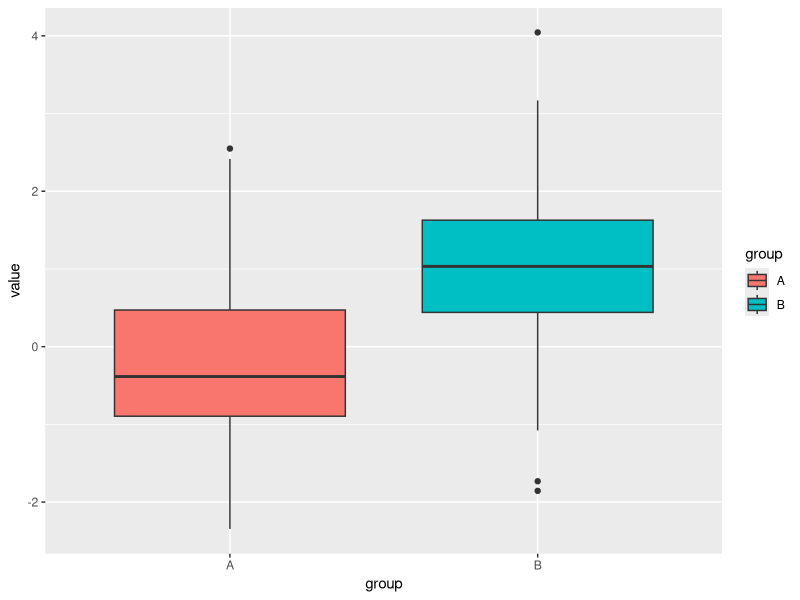
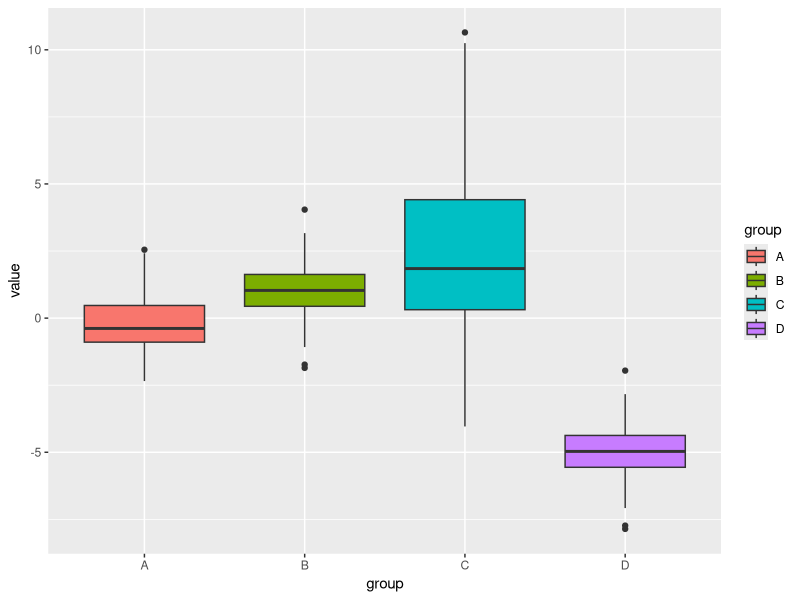
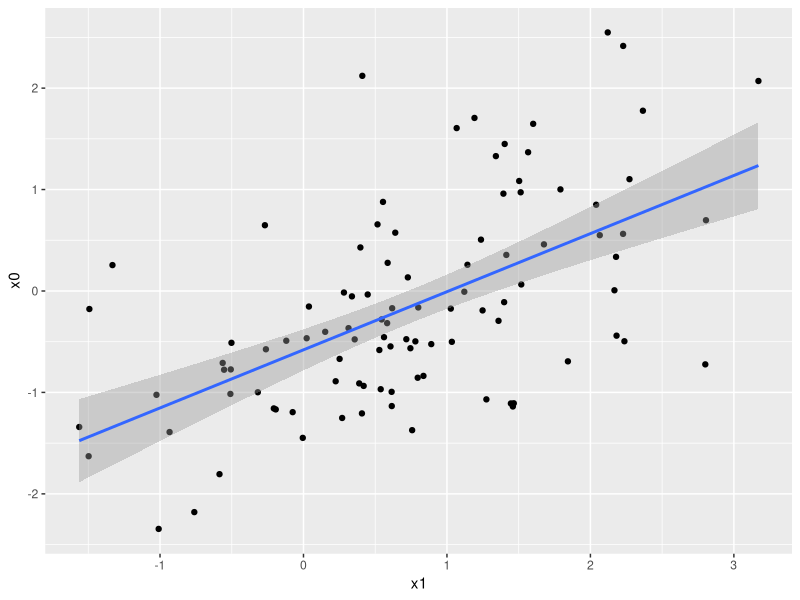
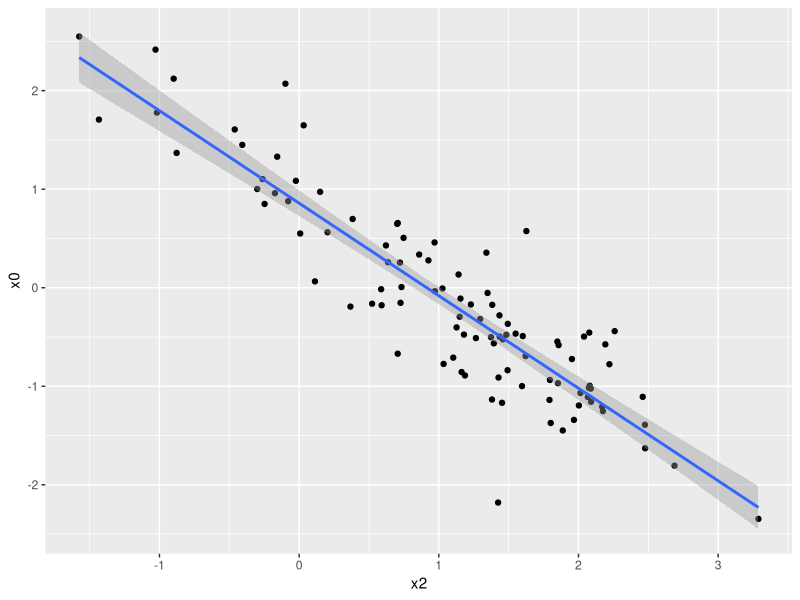
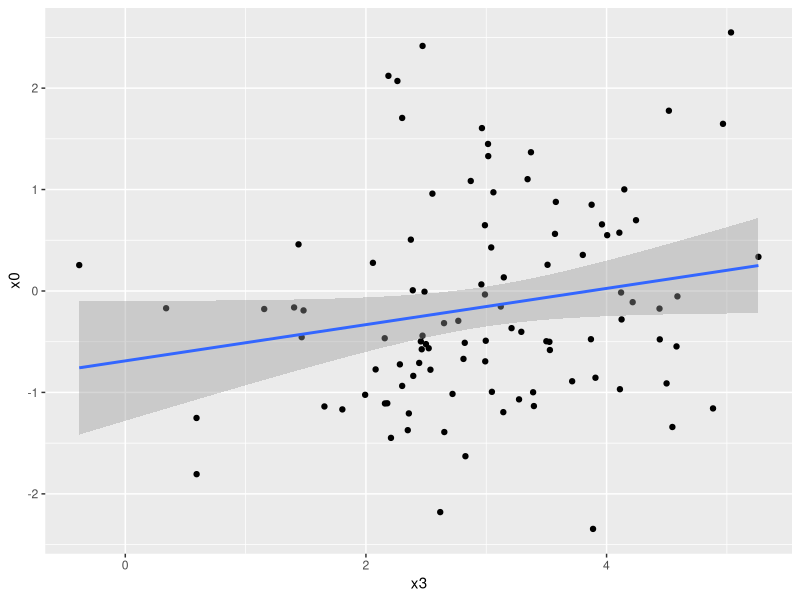
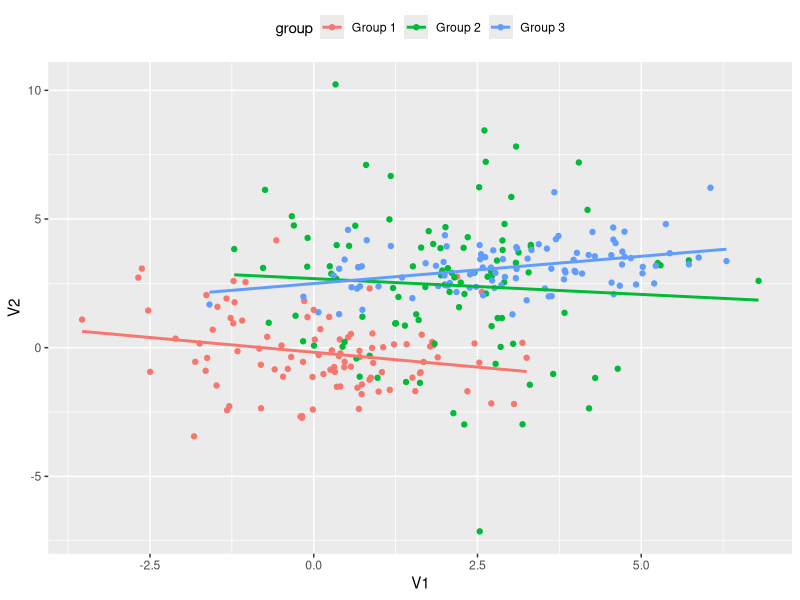
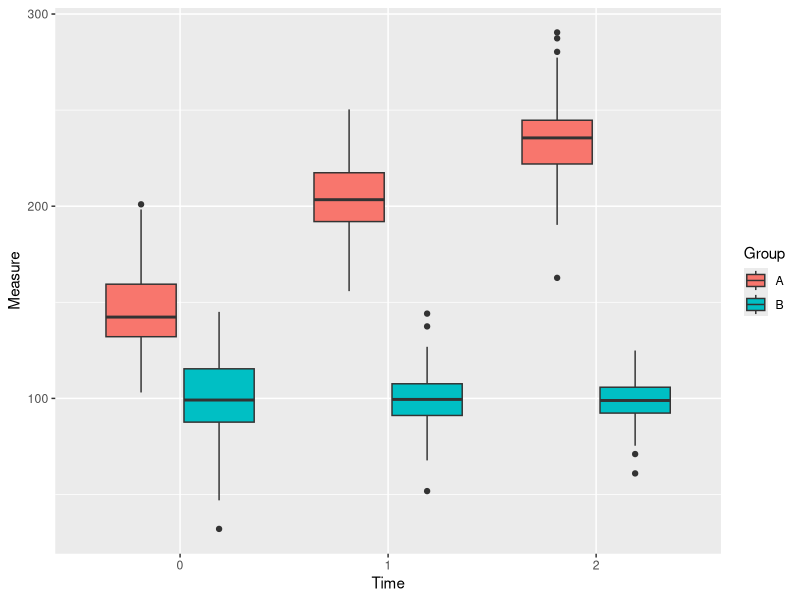
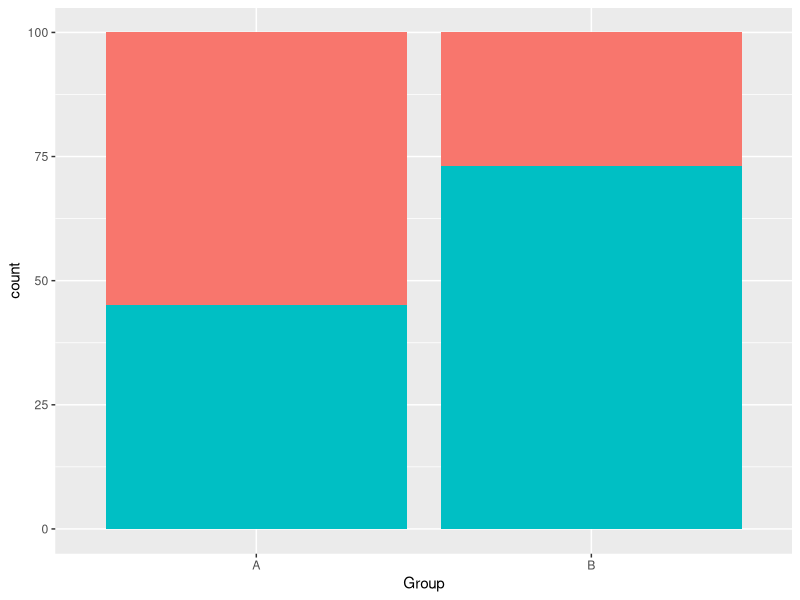

Source code (R) for these figures, in order:
library(MASS)
library(ggplot2)
library(dplyr)

#refs: https://stirlingcodingclub.github.io/simulating_data/index.html
#      https://www.thomasward.com/simulating-correlated-data/  
#      https://r-coder.com/correlation-plot-r/
#      https://www.r-bloggers.com/2020/11/simpsons-paradox-and-misleading-statistical-inference/
#############################


#T-tests
set.seed(1234)
group_A <-rnorm(100, mean=0, sd=1)
group_B <-rnorm(100, mean=1, sd=1)

ds1 <- data.frame(group=c(rep("A",100), rep("B",100)),
                  value=c(group_A, group_B))
ggplot(data=ds1, aes(y=value, x=group, fill=group))+
  geom_boxplot()
#############################


#ANOVA
set.seed(1234)
group_C <-rnorm(100, mean=3, sd=3)
group_D <-rnorm(100, mean=-5, sd=1)

ds2 <- data.frame(group=c(rep("A",100), rep("B",100), rep("C",100), rep("D",100)),
                  value=c(group_A, group_B, group_C, group_D))
ggplot(data=ds2, aes(y=value, x=group, fill=group))+
  geom_boxplot()
#############################


#Correlation
set.seed(1234)
rho1 <-  0.6
rho2 <- -0.9
rho3 <-  0.05

x0  <- rnorm(n=100, mean=0, sd=1);
x1  <- (rho1 * x0) + sqrt(1 - rho1*rho1) * rnorm(n=100, mean=1, sd=1)
x2  <- (rho2 * x0) + sqrt(1 - rho2*rho2) * rnorm(n=100, mean=2, sd=1)
x3  <- (rho3 * x0) + sqrt(1 - rho3*rho3) * rnorm(n=100, mean=3, sd=1)

ds3 <-data.frame(x0=x0, x1=x1, x2=x2, x3=x3)

cor(ds3)
ggplot(data=ds3, aes(y=x0, x=x1))+
  geom_point()+ geom_smooth(method="lm")
ggplot(data=ds3, aes(y=x0, x=x2))+
  geom_point()+ geom_smooth(method="lm")
ggplot(data=ds3, aes(y=x0, x=x3))+
  geom_point()+ geom_smooth(method="lm")
#############################


#Regression
  #G1
set.seed(1234)
mu<-c(0,0)
sigma<-rbind(c(2,-0.5),c(-0.5,2) )
g1<-as.data.frame(mvrnorm(n=100, mu=mu, Sigma=sigma))
g1$group<-c("Group 1")

  #G2
mu<-c(2,2)
sigma<-rbind(c(2,-0.1),c(-0.1,8) )
g2<-as.data.frame(mvrnorm(n=100, mu=mu, Sigma=sigma))
g2$group<-c("Group 2")

  #G3
mu<-c(3,3)
sigma<-rbind(c(2,0.5),c(0.5,1) )
g3<-as.data.frame(mvrnorm(n=100, mu=mu, Sigma=sigma))
g3$group<-c("Group 3")

ds4 <-rbind(g1,g2,g3)
head(ds4)

ggplot(data=ds4, aes(x=V1, y=V2, group=group, col=group))+
  geom_point()+ 
  geom_smooth(method='lm', se=FALSE)+
  theme(legend.position = "top")
#############################


#RM ANOVA
set.seed(1234)
rho <-0.5

g1.t0 <-rnorm(n=100, mean=150, sd=20)
g1.t1 <-(rho * g1.t0) + sqrt(1 - rho*rho) * rnorm(n=100, mean=150, sd=20)  
g1.t2 <-(rho * g1.t1) + sqrt(1 - rho*rho) * rnorm(n=100, mean=150, sd=20)  

g2.t0 <-rnorm(n=100, mean=100, sd=20)
g2.t1 <- ((rho * g2.t0) + (1 - rho) * rnorm(n=100, mean=100, sd=20))
g2.t2 <- ((rho * g2.t1) + (1 - rho) * rnorm(n=100, mean=100, sd=20)) 

ds5 <-data.frame(Group=c(rep("A",300),
                         rep("B",300)),
                 Time=c(rep("0",100), rep("1",100), rep("2",100),
                        rep("0",100), rep("1",100), rep("2",100)),
                 Measure=c(g1.t0, g1.t1, g1.t2,
                           g2.t0, g2.t1, g2.t2))

ggplot(data=ds5, aes(x=Time, y=Measure, fill=Group))+
  geom_boxplot()

ds5_sum<-ds5 %>% 
  group_by(Group,Time) %>%       
  summarise(mean=mean(Measure),
            sd = sd(Measure))
print(ds5_sum)

ds5_g1 <-data.frame(g1.t0=g1.t0, g1.t1=g1.t1, g1.t2=g1.t2)
ds5_g2 <-data.frame(g2.t0=g2.t0, g2.t1=g2.t1, g2.t2=g2.t2)

cor(ds5_g1)
cor(ds5_g2)
cor(g1.t2, g2.t2)
#############################

#Counts
set.seed(1234)
status_A <- rbinom(n=100, size=1, prob=0.5)
status_B <- rbinom(n=100, size=1, prob=0.75)

ds6 <- data.frame(Group=c(rep("A",100), rep("B",100)),
                  Status =c(status_A, status_B))

table(ds6$Group, ds6$Status)

ds6_sum<-ds6 %>% 
  group_by(Group, Status) %>%       
  summarise(count=n())
print(ds6_sum)

ggplot(data=ds6_sum, aes(x=Group, y=count, fill=as.factor(Status)))+
  geom_bar(stat="identity") +
  theme(legend.position = "none")
